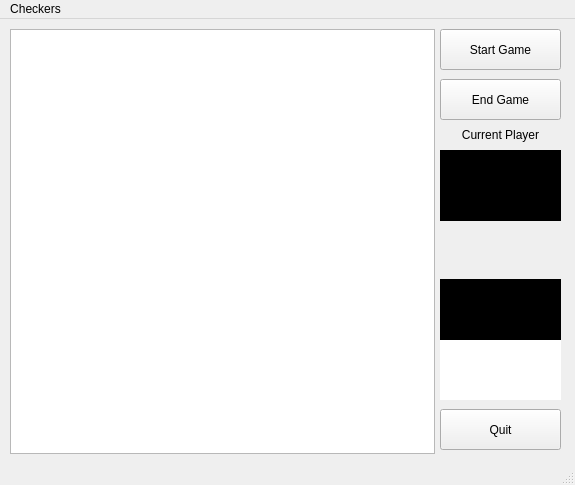
<?xml version="1.0" encoding="UTF-8"?>
<ui version="4.0">
 <class>MainWindow</class>
 <widget class="QMainWindow" name="MainWindow">
  <property name="geometry">
   <rect>
    <x>0</x>
    <y>0</y>
    <width>575</width>
    <height>485</height>
   </rect>
  </property>
  <property name="windowTitle">
   <string>MainWindow</string>
  </property>
  <widget class="QWidget" name="centralwidget">
   <widget class="QGraphicsView" name="boardView">
    <property name="geometry">
     <rect>
      <x>10</x>
      <y>10</y>
      <width>425</width>
      <height>425</height>
     </rect>
    </property>
   </widget>
   <widget class="QPushButton" name="startButton">
    <property name="geometry">
     <rect>
      <x>440</x>
      <y>10</y>
      <width>121</width>
      <height>41</height>
     </rect>
    </property>
    <property name="text">
     <string>Start Game</string>
    </property>
   </widget>
   <widget class="QPushButton" name="endButton">
    <property name="geometry">
     <rect>
      <x>440</x>
      <y>60</y>
      <width>121</width>
      <height>41</height>
     </rect>
    </property>
    <property name="text">
     <string>End Game</string>
    </property>
   </widget>
   <widget class="QPushButton" name="quitButton">
    <property name="geometry">
     <rect>
      <x>440</x>
      <y>390</y>
      <width>121</width>
      <height>41</height>
     </rect>
    </property>
    <property name="text">
     <string>Quit</string>
    </property>
   </widget>
   <widget class="QLabel" name="curPlayerLabel">
    <property name="geometry">
     <rect>
      <x>440</x>
      <y>131</y>
      <width>121</width>
      <height>71</height>
     </rect>
    </property>
    <property name="styleSheet">
     <string notr="true">font: 900 22pt &quot;Segoe UI&quot;;
background-color : black;</string>
    </property>
    <property name="text">
     <string/>
    </property>
    <property name="alignment">
     <set>Qt::AlignCenter</set>
    </property>
   </widget>
   <widget class="QLabel" name="staticCurPlayerLabel">
    <property name="geometry">
     <rect>
      <x>440</x>
      <y>100</y>
      <width>121</width>
      <height>31</height>
     </rect>
    </property>
    <property name="styleSheet">
     <string notr="true">font: 900 9pt &quot;Segoe UI&quot;;</string>
    </property>
    <property name="text">
     <string>Current Player</string>
    </property>
    <property name="alignment">
     <set>Qt::AlignCenter</set>
    </property>
   </widget>
   <widget class="QWidget" name="verticalLayoutWidget">
    <property name="geometry">
     <rect>
      <x>440</x>
      <y>260</y>
      <width>121</width>
      <height>121</height>
     </rect>
    </property>
    <layout class="QVBoxLayout" name="verticalLayout_2">
     <property name="spacing">
      <number>0</number>
     </property>
     <item>
      <widget class="QLabel" name="staticPlayer1Score">
       <property name="styleSheet">
        <string notr="true">font: 13pt &quot;Segoe UI&quot;;
color: white;
background-color: black;</string>
       </property>
       <property name="text">
        <string/>
       </property>
       <property name="alignment">
        <set>Qt::AlignCenter</set>
       </property>
      </widget>
     </item>
     <item>
      <widget class="QLabel" name="player2Score">
       <property name="styleSheet">
        <string notr="true">font: 16pt &quot;Segoe UI&quot;;
color: white;
background-color: black;</string>
       </property>
       <property name="text">
        <string/>
       </property>
       <property name="alignment">
        <set>Qt::AlignCenter</set>
       </property>
      </widget>
     </item>
     <item>
      <widget class="QLabel" name="staticPlayer2Score">
       <property name="styleSheet">
        <string notr="true">font: 13pt &quot;Segoe UI&quot;;
background-color: white;</string>
       </property>
       <property name="text">
        <string/>
       </property>
       <property name="alignment">
        <set>Qt::AlignCenter</set>
       </property>
      </widget>
     </item>
     <item>
      <widget class="QLabel" name="player1Score">
       <property name="styleSheet">
        <string notr="true">font: 16pt &quot;Segoe UI&quot;;
background-color: white;</string>
       </property>
       <property name="text">
        <string/>
       </property>
       <property name="alignment">
        <set>Qt::AlignCenter</set>
       </property>
      </widget>
     </item>
    </layout>
   </widget>
  </widget>
  <widget class="QMenuBar" name="menubar">
   <property name="geometry">
    <rect>
     <x>0</x>
     <y>0</y>
     <width>575</width>
     <height>21</height>
    </rect>
   </property>
   <widget class="QMenu" name="menuCheckers">
    <property name="title">
     <string>Checkers</string>
    </property>
   </widget>
   <addaction name="menuCheckers"/>
  </widget>
  <widget class="QStatusBar" name="statusbar"/>
 </widget>
 <resources/>
 <connections/>
</ui>
